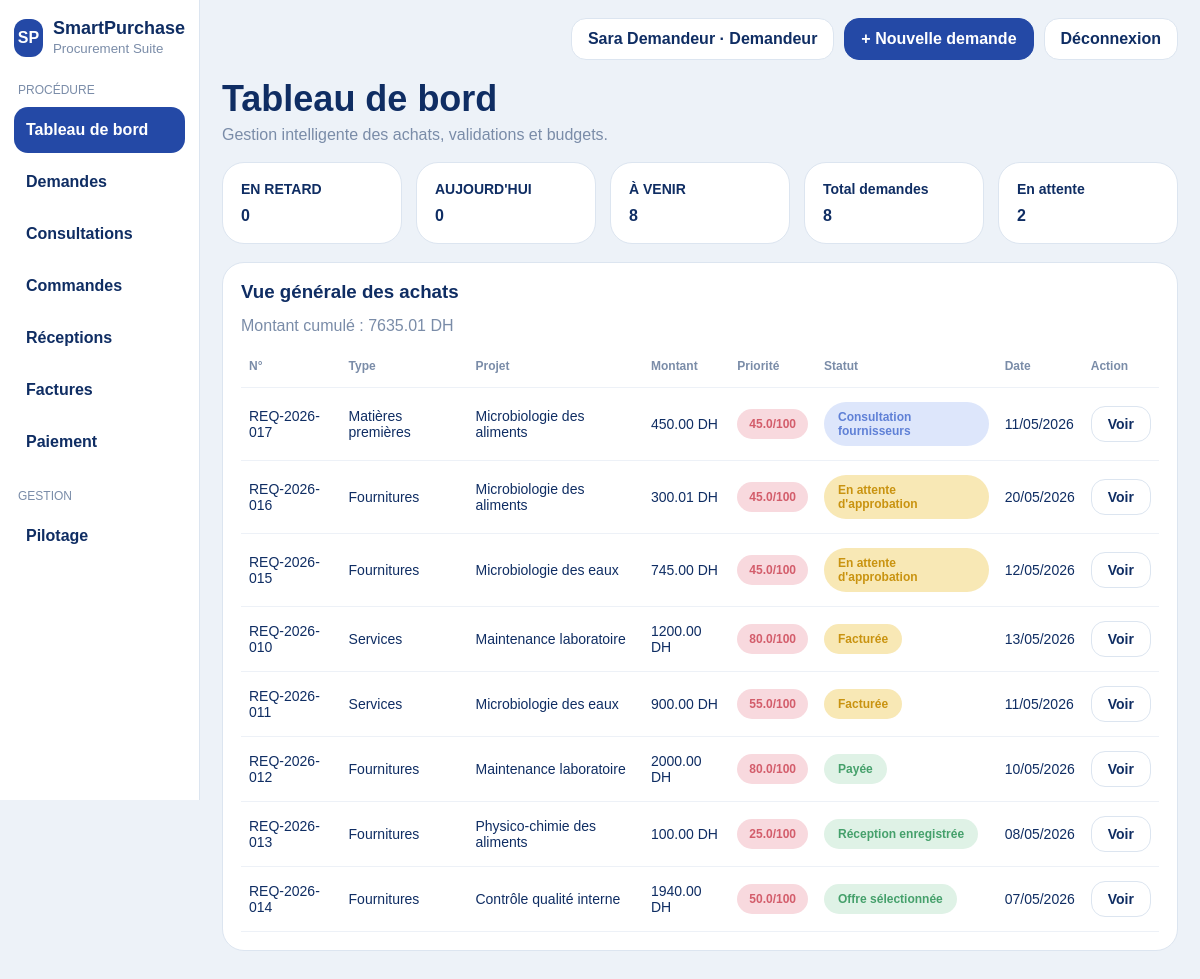
The page /dashboard (signed in) on the database its author committed.
### app/models.py (models this page shows, shortened)
class TimestampMixin:
    created_at = db.Column(db.DateTime, default=datetime.utcnow, nullable=False)
    updated_at = db.Column(db.DateTime, default=datetime.utcnow, onupdate=datetime.utcnow, nullable=False)

class PurchaseRequest(db.Model, TimestampMixin):
    __tablename__ = "purchase_request"
    STATUS_BROUILLON = "brouillon"
    STATUS_EN_ATTENTE = "en_attente_approbation"
    STATUS_VALIDEE = "validee"
    STATUS_REFUSEE = "refusee"
    STATUS_EN_CONSULTATION = "en_consultation"
    STATUS_OFFRE_SELECTIONNEE = "offre_selectionnee"
    STATUS_COMMANDEE = "commandee"
    STATUS_RECUE = "recue"
    STATUS_FACTUREE = "facturee"
    STATUS_PAYEE = "payee"
    STATUS_ARCHIVEE = "archivee"
    id = db.Column(db.Integer, primary_key=True)
    code = db.Column(db.String(30), unique=True, nullable=False)
    project_name = db.Column(db.String(120), nullable=False)
    department = db.Column(db.String(80), nullable=False)
    purchase_type = db.Column(db.String(80), nullable=False)
    estimated_amount = db.Column(db.Float, nullable=False)
    available_budget = db.Column(db.Float, nullable=True)
    need_date = db.Column(db.Date, nullable=True)
    urgency = db.Column(db.Integer, default=1, nullable=False)
    criticality = db.Column(db.Integer, default=1, nullable=False)
    description = db.Column(db.Text, default="", nullable=False)
    priority_score = db.Column(db.Float, default=0, nullable=False)
    status = db.Column(db.String(40), default=STATUS_BROUILLON, nullable=False, index=True)
    approver_comment = db.Column(db.Text, default="", nullable=False)
    requester_id = db.Column(db.Integer, db.ForeignKey("user.id"), nullable=False)
    attachments = db.relationship("Attachment", backref="purchase_request", cascade="all, delete-orphan", lazy=True)
    offers = db.relationship("SupplierOffer", backref="purchase_request", cascade="all, delete-orphan", lazy=True, order_by="SupplierOffer.amount.asc()")
    orders = db.relationship("PurchaseOrder", backref="purchase_request", cascade="all, delete-orphan", lazy=True, order_by="PurchaseOrder.created_at.desc()")
    lines = db.relationship("PurchaseRequestLine", backref="purchase_request", cascade="all, delete-orphan", lazy=True, order_by="PurchaseRequestLine.id.asc()")

### app/routes/dashboard.py (the view)
@dashboard_bp.route("/dashboard")
@login_required
def index():
    requests_list = PurchaseRequest.query.order_by(PurchaseRequest.created_at.desc()).all()
    today = date.today()
    stats = {
        "retard": sum(1 for r in requests_list if r.need_date and r.need_date < today and r.status not in ["recue", "payee", "cloturee"]),
        "aujourdhui": sum(1 for r in requests_list if r.need_date == today),
        "avenir": sum(1 for r in requests_list if r.need_date and r.need_date > today),
        "total": len(requests_list),
        "en_attente": sum(1 for r in requests_list if r.status == "en_attente_approbation"),
        "alertes_budget": sum(1 for r in requests_list if (r.available_budget or 0) < r.estimated_amount),
    }
    role = session.get("user", {}).get("role")
    title = "Validation" if role == "approbateur" else "Tableau de bord"
    subtitle = "Gestion intelligente des achats, validations et budgets."
    return render_template("dashboard/index.html", requests_list=requests_list[:8], stats=stats, title=title, subtitle=subtitle)

### app/utils/auth_helpers.py (called while the page is built)
def current_user():
    return session.get("user")

def login_required(view):
    @wraps(view)
    def wrapped(*args, **kwargs):
        if "user" not in session:
            flash("Veuillez vous connecter.", "warning")
            return redirect(url_for("auth.login"))
        return view(*args, **kwargs)
    return wrapped

### app/utils/view_helpers.py (called while the page is built)
def display_status(value: str) -> str:
    maps = [
        REQUEST_STATUS_LABELS,
        ORDER_STATUS_LABELS,
        RECEPTION_STATUS_LABELS,
        NC_STATUS_LABELS,
        INVOICE_STATUS_LABELS,
        PAYMENT_STATUS_LABELS,
    ]
    for mapping in maps:
        if value in mapping:
            return mapping[value]
    return (value or "").replace("_", " ").capitalize()

def badge_class(value: str) -> str:
    return BADGE_CLASS.get(value, "slate")

def format_priority(value: float) -> str:
    return f"{value:.1f}/100"

### app/templates/dashboard/index.html
{% extends "base.html" %}
{% block content %}
<div class="page-header">
  <h2>{{ title }}</h2>
  <p>{{ subtitle }}</p>
</div>
{% set cards = [
  ('retard', 'EN RETARD'),
  ('aujourdhui', "AUJOURD'HUI"),
  ('avenir', 'À VENIR'),
  ('total', 'Total demandes'),
  ('en_attente', 'En attente')
] %}
<div class="cards-grid five">
  {% for key, label in cards %}
  <div class="stat-card">
    <div class="title">{{ label }}</div>
    <div class="value">{{ stats[key] }}</div>
  </div>
  {% endfor %}
</div>
<div class="panel">
  <h3>Vue générale des achats</h3>
  <div class="muted" style="margin-bottom:10px">Montant cumulé : {{ '%.2f'|format(requests_list|sum(attribute='estimated_amount')) }} DH</div>
  <table class="data-table">
    <thead>
      <tr><th>N°</th><th>Type</th><th>Projet</th><th>Montant</th><th>Priorité</th><th>Statut</th><th>Date</th><th>Action</th></tr>
    </thead>
    <tbody>
      {% for req in requests_list %}
      <tr>
        <td>{{ req.code }}</td>
        <td>{{ req.purchase_type }}</td>
        <td>{{ req.project_name }}</td>
        <td>{{ '%.2f'|format(req.estimated_amount) }} DH</td>
        <td><span class="priority-pill">{{ format_priority(req.priority_score) }}</span></td>
        <td><span class="badge {{ badge_class(req.status) }}">{{ display_status(req.status) }}</span></td>
        <td>{{ req.need_date.strftime('%d/%m/%Y') if req.need_date else '-' }}</td>
        <td><a class="action-btn" href="{{ url_for('requests.detail', request_id=req.id) }}">Voir</a></td>
      </tr>
      {% endfor %}
    </tbody>
  </table>
</div>
{% endblock %}

### app/static/css/style.css (style rules this page uses)
:root { --bg:#edf2f8; --panel:#ffffff; --border:#dce5f0; --text:#0f2d63; --muted:#7a8ca8; --primary:#2449a6; --primary-dark:#183985; --success:#45a06b; --success-bg:#dff2e6; --warning:#c99310; --warning-bg:#f8e8b5; --danger:#d76565; --danger-bg:#f7d5d8; --info:#5f80d6; --info-bg:#dde6fb; --slate:#6e7f9b; --slate-bg:#ebeff5; }
* { box-sizing:border-box }
body { margin:0;font-family:Arial,Helvetica,sans-serif;background:var(--bg);color:var(--text) }
a { text-decoration:none;color:inherit }
.page-header h2 { font-size:36px;margin:10px 0 6px }
.page-header p { margin:0 0 18px;color:var(--muted) }
.cards-grid { display:grid;gap:14px;margin-bottom:18px }
.cards-grid.five { grid-template-columns:repeat(5,1fr) }
.stat-card,.panel,.chart-panel { background:#fff;border:1px solid var(--border);border-radius:22px;padding:18px }
.stat-card .title { font-size:14px;font-weight:700;margin-bottom:10px }
.stat-card .value { font-size:16px;font-weight:800 }
.panel h3,.chart-panel h3 { margin:0 0 14px }
.muted { color:var(--muted) }
.data-table { width:100%;border-collapse:collapse }
.data-table th,.data-table td { padding:14px 8px;border-bottom:1px solid #edf1f7;text-align:left;font-size:14px;vertical-align:middle }
.data-table th { color:var(--muted);font-size:12px;text-transform:none }
.badge { display:inline-block;padding:8px 14px;border-radius:999px;font-size:12px;font-weight:800 }
.badge.success { background:var(--success-bg);color:var(--success) }
.badge.warning { background:var(--warning-bg);color:var(--warning) }
.badge.info { background:var(--info-bg);color:var(--info) }
.priority-pill { display:inline-block;padding:8px 12px;border-radius:999px;background:#f8d9de;color:#d35d6b;font-size:12px;font-weight:800 }
.action-btn { display:inline-block;background:#fff;border:1px solid var(--border);border-radius:14px;padding:9px 16px;font-weight:800;color:var(--text) }

### rows shown on the page
PurchaseRequest: code "REQ-2026-017", purchase_type "Matières premières", project_name "Microbiologie des aliments", estimated_amount "450.00", priority_score "45.0/100", status "Consultation fournisseurs", need_date "11/05/2026"
PurchaseRequest: code "REQ-2026-016", purchase_type "Fournitures", project_name "Microbiologie des aliments", estimated_amount "300.01", priority_score "45.0/100", status "En attente d'approbation", need_date "20/05/2026"
PurchaseRequest: code "REQ-2026-015", purchase_type "Fournitures", project_name "Microbiologie des eaux", estimated_amount "745.00", priority_score "45.0/100", status "En attente d'approbation", need_date "12/05/2026"
PurchaseRequest: code "REQ-2026-010", purchase_type "Services", project_name "Maintenance laboratoire", estimated_amount "1200.00", priority_score "80.0/100", status "Facturée", need_date "13/05/2026"
PurchaseRequest: code "REQ-2026-011", purchase_type "Services", project_name "Microbiologie des eaux", estimated_amount "900.00", priority_score "55.0/100", status "Facturée", need_date "11/05/2026"
PurchaseRequest: code "REQ-2026-012", purchase_type "Fournitures", project_name "Maintenance laboratoire", estimated_amount "2000.00", priority_score "80.0/100", status "Payée", need_date "10/05/2026"
PurchaseRequest: code "REQ-2026-013", purchase_type "Fournitures", project_name "Physico-chimie des aliments", estimated_amount "100.00", priority_score "25.0/100", status "Réception enregistrée", need_date "08/05/2026"
PurchaseRequest: code "REQ-2026-014", purchase_type "Fournitures", project_name "Contrôle qualité interne", estimated_amount "1940.00", priority_score "50.0/100", status "Offre sélectionnée", need_date "07/05/2026"

### other values the page prints
{{ session['user']['name'] }} "Sara Demandeur"
{{ session['user']['role'].capitalize() }} "Demandeur"
{{ title }} "Tableau de bord"
{{ subtitle }} "Gestion intelligente des achats, validations et budgets."
{{ label }} "EN RETARD" "AUJOURD'HUI" "À VENIR" "Total demandes" "En attente"
{{ stats[key] }} "0" "0" "8" "8" "2"
{{ '%.2f'|format(requests_list|sum(attribute='estimated_amount')) }} "7635.01"
